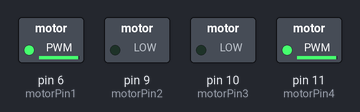
The sketch below on a simulated Arduino Nano, built with avr-gcc and run on an emulated ATmega328P. Shown: switched loads named in the sketch (green lamp = pin HIGH).

Above: at 0.1 s.
Timing chart, 0 to 1.6 s (numbered marks = the images above):
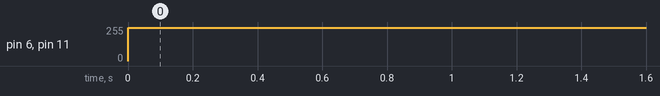

The sketch:

sketch_bigmax.ino
```cpp
#include <Wire.h>
#include <VL53L0X.h>
#include <QTRSensors.h>

#define NUM_SENSORS   2     // number of sensors used
#define TIMEOUT       2500  // waits for 2500 microseconds for sensor outputs to go low
#define EMITTER_PIN   2     // emitter is controlled by digital pin 2

// sensors 0 through 7 are connected to digital pins 3 through 10, respectively
QTRSensorsRC qtrrc((unsigned char[]) {
  A6, A7
},
NUM_SENSORS, TIMEOUT, EMITTER_PIN);
unsigned int sensorValues[NUM_SENSORS];

VL53L0X sensor;

//Motor A
const int motorPin1 = 6;  // Pin 14 of L293
const int motorPin2 = 9;  // Pin 10 of L293

//Motor B
const int motorPin3 = 10; // Pin  7 of L293
const int motorPin4 = 11;  // Pin  2 of L293

void setup() {
  // initialize serial and digital pin LED_BUILTIN as an output.
  Serial.begin(9600);
  //pinMode(LED_BUILTIN, OUTPUT);

  //setup_VL53L0X();
  //setup_QTRRC();
  setup_motor();
}

void loop() {
  //loop_VL53L0X();
  //loop_QTRRC();
  loop_motor();


  digitalWrite(LED_BUILTIN, HIGH);   // turn the LED on (HIGH is the voltage level)
  delay(1000);                       // wait for a second
  digitalWrite(LED_BUILTIN, LOW);    // turn the LED off by making the voltage LOW
  delay(1000);                       // wait for a second
}

void setup_VL53L0X()
{
  Wire.begin();
  sensor.init();
  sensor.setTimeout(500);

  // Start continuous back-to-back mode (take readings as
  // fast as possible).  To use continuous timed mode
  // instead, provide a desired inter-measurement period in
  // ms (e.g. sensor.startContinuous(100)).
  sensor.startContinuous();
}

void setup_QTRRC()
{
  digitalWrite(LED_BUILTIN, HIGH);  // turn on Arduino's LED to indicate we are in calibration mode
  for (int i = 0; i < 400; i++)     // make the calibration take about 10 seconds
  {
    qtrrc.calibrate();              // reads all sensors 10 times at 2500 us per read (i.e. ~25 ms per call)
  }
  digitalWrite(LED_BUILTIN, LOW);   // turn off Arduino's LED to indicate we are through with calibration

  for (int i = 0; i < NUM_SENSORS; i++)
  { // print the calibration minimum values measured when emitters were on
    Serial.print(qtrrc.calibratedMinimumOn[i]);
    Serial.print(' ');
  }
  Serial.println();

  for (int i = 0; i < NUM_SENSORS; i++)
  { // print the calibration maximum values measured when emitters were on
    Serial.print(qtrrc.calibratedMaximumOn[i]);
    Serial.print(' ');
  }
  Serial.println();
  Serial.println();
}

void setup_motor() {
  pinMode(motorPin1, OUTPUT);
  pinMode(motorPin2, OUTPUT);
  pinMode(motorPin3, OUTPUT);
  pinMode(motorPin4, OUTPUT);
}


void loop_QTRRC()
{
  // read calibrated sensor values and obtain a measure of the line position from 0 to 5000
  // To get raw sensor values, call:
  //       qtrrc.read(sensorValues); instead of unsigned int position = qtrrc.readLine(sensorValues);
  unsigned int position = qtrrc.readLine(sensorValues);

  // print the sensor values as numbers from 0 to 1000, where 0 means maximum reflectance and
  // 1000 means minimum reflectance, followed by the line position
  for (unsigned char i = 0; i < NUM_SENSORS; i++)
  {
    Serial.print(sensorValues[i]);
    Serial.print('\t');
  }
  //Serial.println(); // uncomment this line if you are using raw values
  Serial.println(position); // comment this line out if you are using raw values
}

void loop_VL53L0X()
{
  Serial.print(sensor.readRangeContinuousMillimeters());
  if (sensor.timeoutOccurred())
  {
    Serial.print(" TIMEOUT");
  }
  Serial.println();
}

void loop_motor() {
  //Motor Control - Motor A: motorPin1,motorpin2 & Motor B: motorpin3,motorpin4

  //This code will turn Motor B counter-clockwise for 2 sec.
  analogWrite(motorPin1, 250);
  analogWrite(motorPin2, 0);
  analogWrite(motorPin3, 0);
  analogWrite(motorPin4, 250);
  delay(30000);
}
```

Measured:
- by itself, pin 6 (motorPin1), pin 11 (motorPin4): 0/255 → 250/255 at 0.00 s
